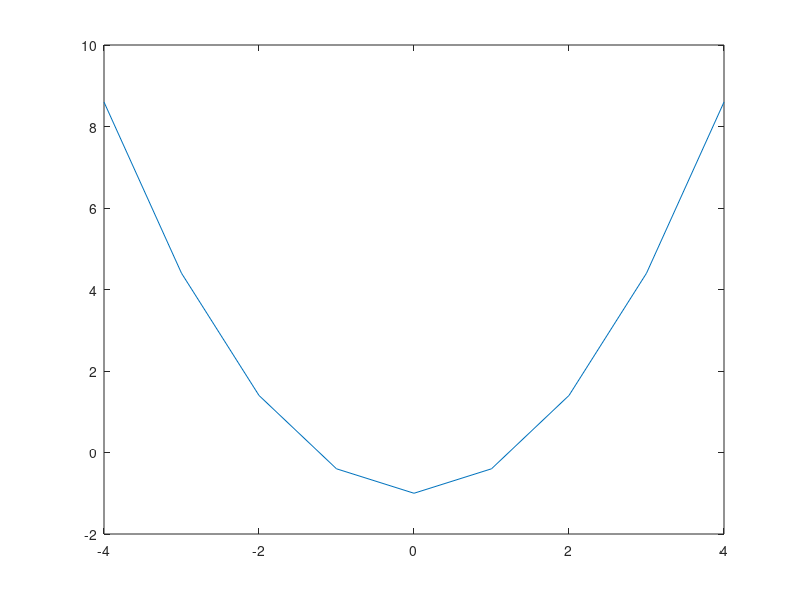

MATLAB code for this plot:
first=2-3*5;
two=4.5/sqrt(2);
three=7^20;
four=cos(pi/3);
five=log(8);
fprintf('2-3*5=%d\n',first);
fprintf('4.5/(2^0.5)=%f\n',two);
fprintf('7^20=%d\n',three);
fprintf('cos(pi/3)=%f\n',four);
fprintf('ln8=%f\n',five);
A=[1 2;-3 -4;5 6;];
B=[1 -2 -3;-4 5 6;];
C=[2 -1;pi log10(2);-2 6;];
I=eye(3,3);
fprintf('A31=%d\n',A(2,1));
fprintf('C21=%f\n',C(2,1));
fprintf('second row of B=%d %d %d\n',B(2,:));
disp('row reduced echelon from A=');
disp(rref(A));
disp('row reduced echelon from B=');
disp(rref(B));
disp('A+2C=');
disp(A+2*C);
disp('A transpose');
disp(A.');
E=A*B;
disp('E=');
disp(E);
F=B*A;
disp('F=');
disp(F);
G=(B.')*(A.');
disp('G=');
disp(G)
H=(A*B).';
disp('H=');
disp(H);
fprintf('Is E equal to  F:');
if isequal(E,F)
    fprintf('true\n');
else
    fprintf('false\n');
end
fprintf('Is G equal to  H:');
if isequal(G,H)
    fprintf('true\n');
else
    fprintf('false\n');
end
disp('inverse of E=');
disp(inv(E));
disp('inverse of F=');
disp(inv(F));
D=diag([2 1 -1 -2 -5]);
disp('D=');
disp(D);
x=-4:4;
y=0.6*(x.^2)-1;
plot(x,y);
